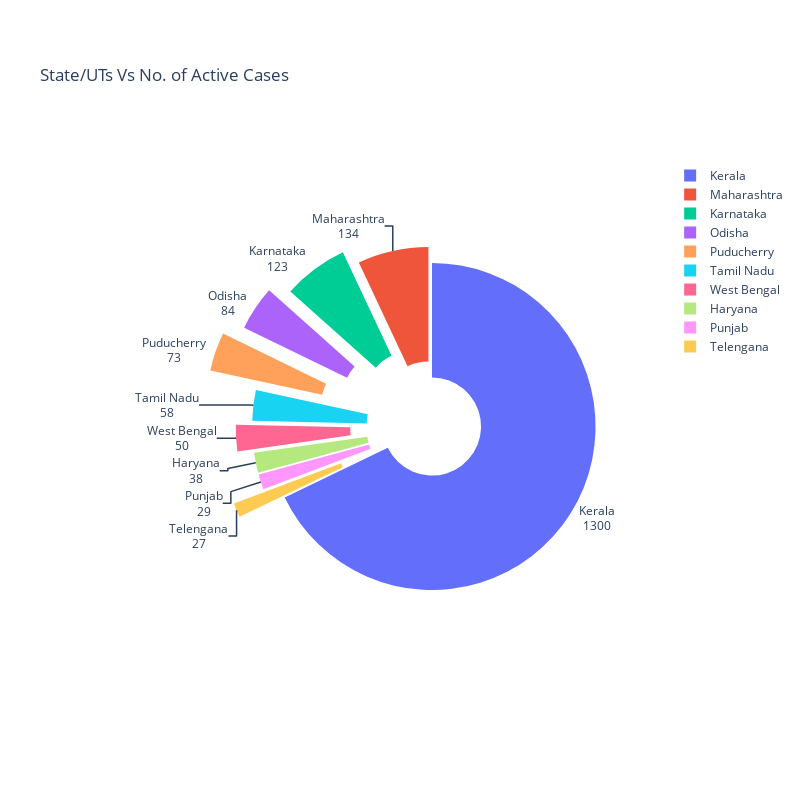

Notebook source saved alongside this figure:
### Markdown cell above
### TOP 10 STATES WITH HIGHEST NUMBER OF ACTIVE CASES

### Code cell
x=df[['State/UTs','Active']].sort_values(by = 'Active',ascending=False)[:10]['State/UTs'].values

y=df[['State/UTs','Active']].sort_values(by = 'Active',ascending=False)[:10]['Active'].values

df1 = pd.DataFrame({'State/UTs':x,
                  'Active Cases':y })
fig = px.pie(df1, 
             names='State/UTs', 
             values='Active Cases',
             color='State/UTs',
             title='State/UTs Vs No. of Active Cases',
             hole=0.3,
             height = 800,
             width = 800
            )
fig.update_traces(textposition='outside', textinfo='value+label',
            pull=[0,0.1,0.2,0.3,0.4,0.1,0.2,0.1,0.1,0.3] )
fig.show()

### Figure 1 — Plotly figure (JSON) as saved in the notebook; plotly's stock layout.template omitted (floating-point values rounded to 4 significant figures)
{"data": [{"customdata": [["Kerala"], ["Maharashtra"], ["Karnataka"], ["Odisha"], ["Puducherry"], ["Tamil Nadu"], ["West Bengal"], ["Haryana"], ["Punjab"], ["Telengana"]], "domain": {"x": [0, 1], "y": [0, 1]}, "hole": 0.3, "hovertemplate": "State/UTs=%{customdata[0]}<br>Active Cases=%{value}<extra></extra>", "labels": ["Kerala", "Maharashtra", "Karnataka", "Odisha", "Puducherry", "Tamil Nadu", "West Bengal", "Haryana", "Punjab", "Telengana"], "legendgroup": "", "marker": {"colors": ["#636efa", "#EF553B", "#00cc96", "#ab63fa", "#FFA15A", "#19d3f3", "#FF6692", "#B6E880", "#FF97FF", "#FECB52"]}, "name": "", "pull": [0, 0.1, 0.2, 0.3, 0.4, 0.1, 0.2, 0.1, 0.1, 0.3], "showlegend": true, "textinfo": "value+label", "textposition": "outside", "type": "pie", "values": [1300, 134, 123, 84, 73, 58, 50, 38, 29, 27]}], "layout": {"height": 800, "legend": {"tracegroupgap": 0}, "title": {"text": "State/UTs Vs No. of Active Cases"}, "width": 800}}
